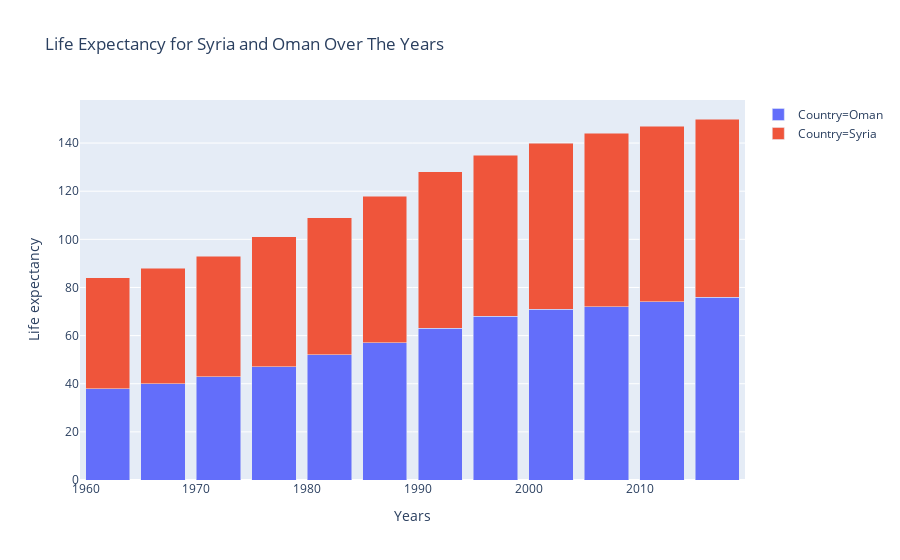

Notebook cell for this chart:
### Code cell
# Plot chart

fig = px.bar(df_Syria_Oman,
            x='Years',
            y='Life expectancy',
             color='Country',
            barmode='stack',
            title = 'Life Expectancy for Syria and Oman Over The Years')
fig.show()

### Figure 1 — Plotly figure (JSON) as saved in the notebook; plotly's stock layout.template omitted (floating-point values rounded to 4 significant figures)
{"data": [{"alignmentgroup": "True", "hoverlabel": {"namelength": 0}, "hovertemplate": "Country=Oman<br>Years=%{x}<br>Life expectancy=%{y}", "legendgroup": "Country=Oman", "marker": {"color": "#636efa"}, "name": "Country=Oman", "offsetgroup": "Country=Oman", "orientation": "v", "showlegend": true, "textposition": "auto", "type": "bar", "x": [1962, 1967, 1972, 1977, 1982, 1987, 1992, 1997, 2002, 2007, 2012, 2017], "xaxis": "x", "y": [38, 40, 43, 47, 52, 57, 63, 68, 71, 72, 74, 76], "yaxis": "y"}, {"alignmentgroup": "True", "hoverlabel": {"namelength": 0}, "hovertemplate": "Country=Syria<br>Years=%{x}<br>Life expectancy=%{y}", "legendgroup": "Country=Syria", "marker": {"color": "#EF553B"}, "name": "Country=Syria", "offsetgroup": "Country=Syria", "orientation": "v", "showlegend": true, "textposition": "auto", "type": "bar", "x": [1962, 1967, 1972, 1977, 1982, 1987, 1992, 1997, 2002, 2007, 2012, 2017], "xaxis": "x", "y": [46, 48, 50, 54, 57, 61, 65, 67, 69, 72, 73, 74], "yaxis": "y"}], "layout": {"barmode": "stack", "legend": {"tracegroupgap": 0}, "title": {"text": "Life Expectancy for Syria and Oman Over The Years"}, "xaxis": {"anchor": "y", "domain": [0, 1], "title": {"text": "Years"}}, "yaxis": {"anchor": "x", "domain": [0, 1], "title": {"text": "Life expectancy"}}}}
